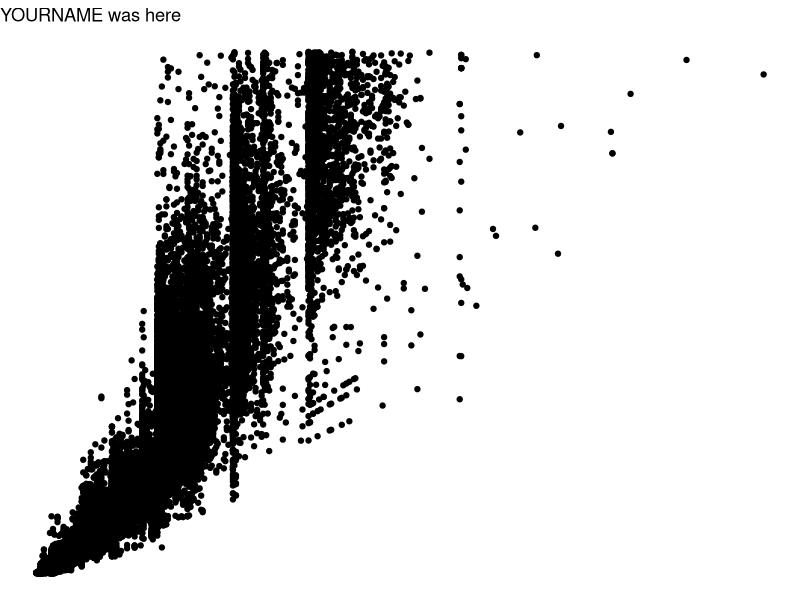
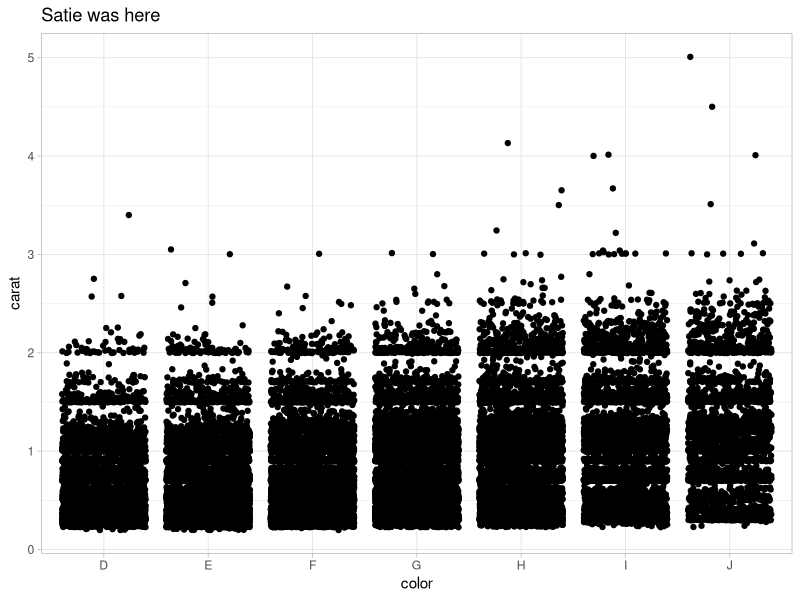
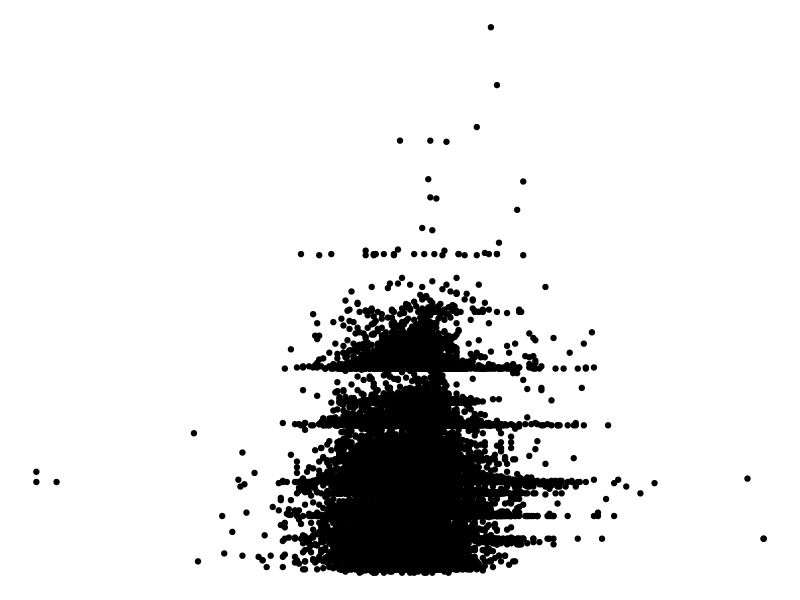

R code for these plots, in order:
## ---- chunk 1
knitr::opts_chunk$set(echo = TRUE)
library(tidyverse)
## ---- chunk 2
# Partner 1: 
# Run the code below to see the original graph
# Change the code below to make the point color change based on 'cut', and update the theme to theme_bw(). Update the title to include your first name. 

ggplot(data = diamonds, aes(x = carat, y = price)) +
  geom_point() +
  theme_void() +
  labs(title = "YOURNAME was here")
## ---- chunk 3
# Partner 2: 
# Run the code below to see the original graph
# Change the code below to make the geom a geom_jitter, and update the theme to theme_light. Update the title to include your first name. 

ggplot(data = diamonds, aes(x = color, y = carat)) +
  geom_jitter() +
  theme_light() +
  labs(title = "Satie was here")
## ---- chunk 4
ggplot(data = diamonds, aes(x = depth, y = carat)) +
  geom_point() +
  theme_void()
## ---- chunk 5
